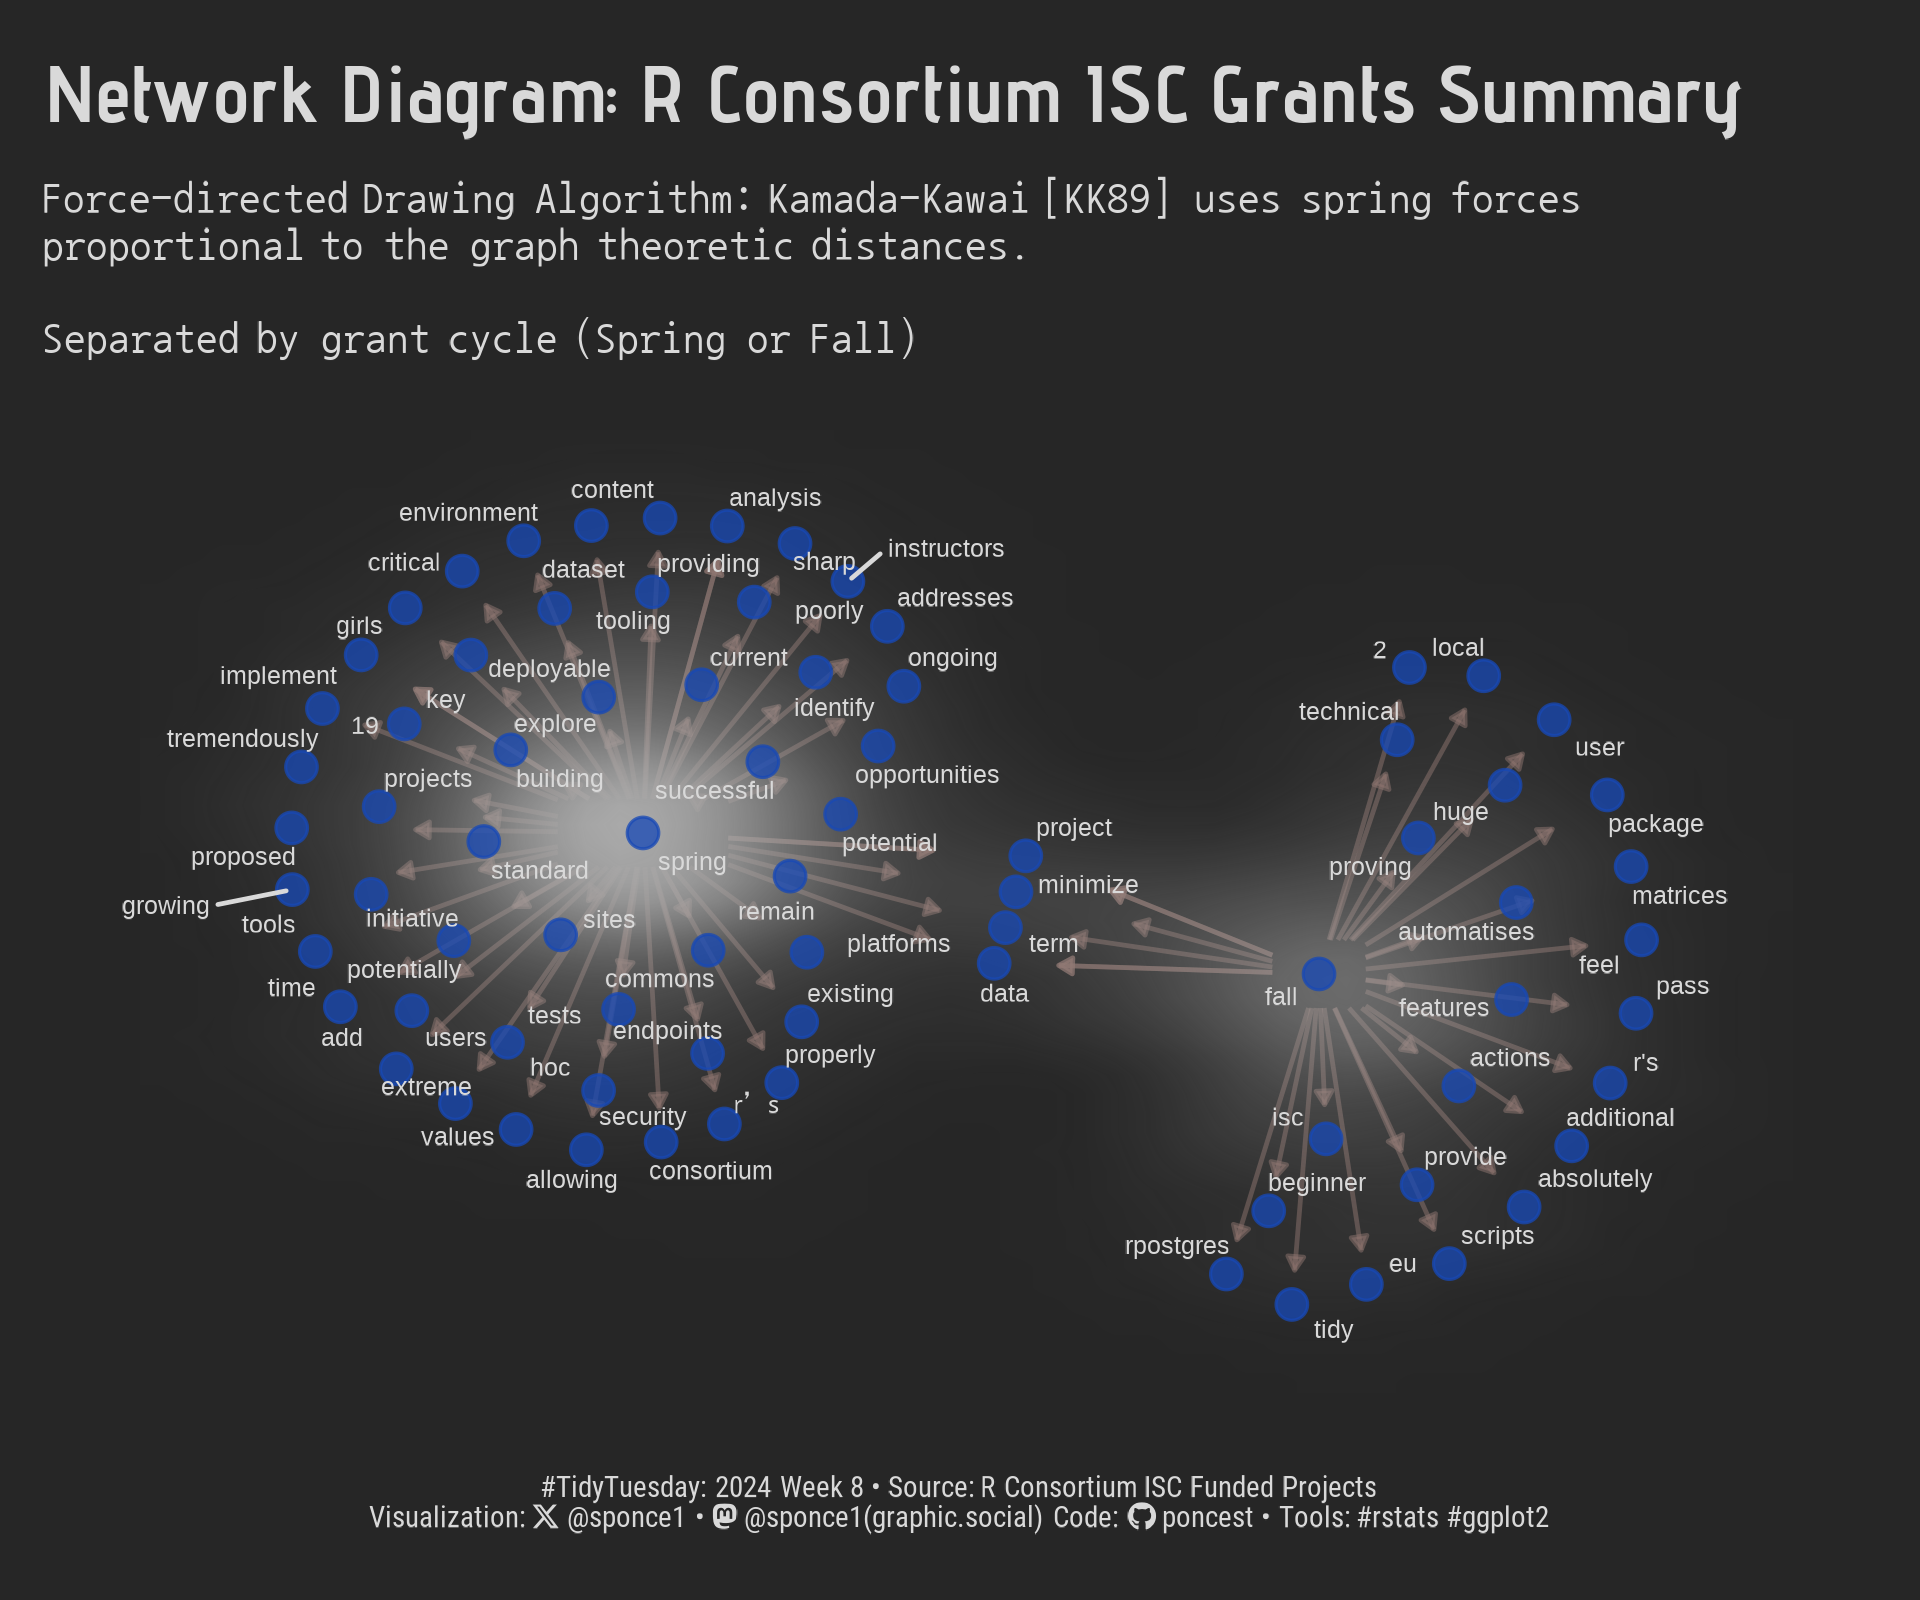

The R source for this figure:

## Challenge: #TidyTuesday 2024 week 08
## Data:      R Consortium ISC Grants
## Author:    Steven Ponce
## Date:      2024-02-19


## 1. LOAD PACKAGES & SETUP ----  
pacman::p_load(tidyverse, ggtext, showtext, janitor, skimr, scales, lubridate)
pacman::p_load(tidytext, tidygraph, ggraph)                                        


### |- figure size ---- 
camcorder::gg_record( 
    dir    = here::here("temp_plots"), 
    device = "png",
    width  = 6,
    height = 5,
    units  = "in",
    dpi    = 320) 

### |- resolution ---- 
showtext_opts(dpi = 320, regular.wt = 300, bold.wt = 800)


## 2. READ IN THE DATA ----
tt <- tidytuesdayR::tt_load(x = base::as.double("2024"), 
                            week = base::as.double("08")) 

isc_grants <- tt$isc_grants |> clean_names() |> glimpse()

tidytuesdayR::readme(tt) 
rm(tt)  


## 3. EXAMINING THE DATA ----
skim(isc_grants)


## 4. TIDYDATA ----

### |- Tidy ----
isc_grants <- isc_grants |> 
    mutate(cycle = case_when(
        group == 1 ~ "spring",
        group == 2 ~ "fall"
    ))

# bigrams   
summary_bigrams <- isc_grants |> 
    # tokkenization
    unnest_tokens(bigram, 
                  summary, 
                  token    = "ngrams", 
                  n        = 2, 
                  to_lower = TRUE) 

summary_bigrams |> 
    count(bigram, sort = TRUE)

# bigrams separated
bigrams_separated <- summary_bigrams |> 
    # separate
    separate_wider_delim(cols = bigram, names = c("word1", "word2"), delim = " ") 

# bigrams filtered (remove stop words)
bigrams_filtered <- bigrams_separated |> 
    # remove stop words
    filter(!word1 %in% stop_words$word) |> 
    filter(!word2 %in% stop_words$word) 

bigrams_filtered |>  
    count(word1, word2, sort = T)  

# additional stop_words
my_stopwords <- tibble(word = c("a", "to", "and", "the", "with", "of",
                                "at", "as", "has", "it", "for", "is",
                                "this"))

# bigrams - remove additional stop words
bigrams_filtered <- bigrams_filtered  |>
    filter(!word1 %in% my_stopwords$word) |>
    filter(!word2 %in% my_stopwords$word)

bigrams_filtered |>
    count(word1, word2, sort = T) 

# sentiment lexicon AFINN from Finn Årup Nielsen
afinn <- get_sentiments("afinn")

# afin bigrams separated
afin_bigrams_separated <- bigrams_filtered |>
    inner_join(afinn, by = c(word2 = "word")) |> 
    count(cycle, word1, word2, value,  sort = TRUE) |> 
    mutate(contribution = n * value) |> 
    arrange(desc(abs(contribution))) 


# afin_bigrams_separated <- bigrams_filtered |> 
#     inner_join(afinn, by = c(word2 = "word")) |> 
#     count(cycle, word1, word2, value, sort = TRUE) |> 
#     # count(word1, word2, value, sort = TRUE) |> 
#     # mutate(contribution = n * value) |> 
#     arrange(desc(abs(contribution))) |> 
#     group_by(word1) |> 
#     arrange(word1, desc(contribution)) |>
#     ungroup()


# 5. VISUALIZATION ---- 

### |- plot aesthetics ---- 
bkg_col      <- "grey15"      
title_col    <- "gray85"          
subtitle_col <- "gray85"  
caption_col  <- "gray85"    
text_col     <- "gray85"      
link         <- "#8C7069"
node         <- "#1748b6"


### |-  titles and caption ----
tt <- str_glue("#TidyTuesday: { 2024 } Week { 08 } &bull; Source: R Consortium ISC Funded Projects<br>")  
X  <- str_glue("<span style='font-family:fa6-brands'>&#xe61b;</span>")   
gh <- str_glue("<span style='font-family:fa6-brands'>&#xf09b;</span>")
mn <- str_glue("<span style='font-family:fa6-brands'>&#xf4f6;</span>")

title_text    <- str_glue("Network Diagram: R Consortium ISC Grants Summary") 

subtitle_text <- str_glue("Force-directed Drawing Algorithm: Kamada-Kawai [KK89] uses spring forces<br>",
                          "proportional to the graph theoretic distances.<br><br>",
                          "Separated by grant cycle (Spring or Fall)") 

caption_text  <- str_glue("{tt} Visualization: {X} @sponce1 &bull; {mn} @sponce1(graphic.social) Code: {gh} poncest &bull; Tools: #rstats #ggplot2")


### |-  fonts ----
font_add('fa6-brands', 'fonts/6.4.2/Font Awesome 6 Brands-Regular-400.otf') 
font_add_google("Advent Pro", regular.wt = 600, family = "title")                            
font_add_google("Nanum Gothic Coding", family = "subtitle")   
font_add_google("Barlow Condensed", family = "text")  
font_add_google("Roboto Condensed", family = "caption")
showtext_auto(enable = TRUE)  

### |-  plot theme ----
theme_set(theme_minimal(base_size = 12, base_family = "text"))                

theme_update(
    plot.title.position   = "plot",
    plot.caption.position = "plot",
    legend.position       = 'plot',

    axis.title            = element_blank(),
    axis.text             = element_text(size = rel(1), color = text_col, family   = 'text'),
    
    panel.grid            = element_blank(),
    plot.margin           = margin(t = 10, r = 10, b = 10, l = 10),
    
    plot.background       = element_rect(fill = bkg_col, color = bkg_col),
    panel.background      = element_rect(fill = bkg_col, color = bkg_col),
)

### |-  final plot ---- 
set.seed(4321)

# bigram_graph
bigram_graph <- igraph::graph_from_data_frame(afin_bigrams_separated) 

# arrow
arrow <- grid::arrow(type = "closed", length = unit(0.05, "inches"))

# graph
ggraph::ggraph(graph = bigram_graph, layout = 'kk') + 
    
    # Geoms
    geom_edge_link(aes(start_cap = label_rect(node1.name), end_cap = label_rect(node2.name)),
                   arrow = arrow, alpha = 0.5, color = link) +

    geom_edge_density(aes(fill = n), n = 50) +
    
    geom_node_point(color = node, size = 3, alpha = .75) +

    geom_node_text(aes(label = name), repel = TRUE, check_overlap = TRUE, 
                   size = 2, color = text_col) +
    
    # Scales
    scale_edge_width(range = c(0.5, 1.5)) +
    
    # Labs
    labs(title    = title_text,
         subtitle = subtitle_text,
         caption  = caption_text) +
    
    # Theme
    theme(
        
        plot.title         = element_text(
            size           = rel(1.5), 
            family         = 'title',
            face           = 'bold',
            color          = title_col,
            margin         = margin(t = 5, b = 5)), 
        
        plot.subtitle      = element_markdown(
            size           = rel(.8), 
            family         = 'subtitle',
            color          = title_col,
            lineheight     = 1.1, 
            margin         = margin(t = 5, b = 5)),  
        
        plot.caption       = element_markdown(
            size           = rel(.55), 
            family         = 'caption',
            color          = caption_col,
            lineheight     = 0.65,
            hjust          = 0.5,
            halign         = 0.5,
            margin         = margin(t = 5, b = 5)),
    )



# 6. SESSION INFO ----  
sessioninfo::session_info(include_base = TRUE) 

# ─ Session info ──────────────────────────────────────────────────────────
# setting  value
# version  R version 4.3.2 (2023-10-31 ucrt)
# os       Windows 10 x64 (build 19045)
# system   x86_64, mingw32
# ui       RStudio
# language (EN)
# collate  English_United States.utf8
# ctype    English_United States.utf8
# tz       America/New_York
# date     2024-02-20
# rstudio  2023.12.1+402 Ocean Storm (desktop)
# pandoc   NA
# 
# ─ Packages ──────────────────────────────────────────────────────────────
# ! package      * version date (UTC) lib source
# base         * 4.3.2   2023-10-31 [2] local
# base64enc      0.1-3   2015-07-28 [1] CRAN (R 4.3.0)
# camcorder      0.1.0   2022-10-03 [1] CRAN (R 4.3.0)
# P cellranger     1.1.0   2016-07-27 [?] CRAN (R 4.3.0)
# P cli            3.6.1   2023-03-23 [?] CRAN (R 4.3.0)
# colorspace     2.1-0   2023-01-23 [1] CRAN (R 4.3.0)
# P compiler       4.3.2   2023-10-31 [?] local
# P curl           5.0.0   2023-01-12 [?] CRAN (R 4.3.0)
# P datasets     * 4.3.2   2023-10-31 [?] local
# P digest         0.6.34  2024-01-11 [?] CRAN (R 4.3.2)
# P dplyr        * 1.1.4   2023-11-17 [?] RSPM (R 4.3.0)
# P fansi          1.0.4   2023-01-22 [?] CRAN (R 4.3.0)
# farver         2.1.1   2022-07-06 [1] CRAN (R 4.3.0)
# fastmap        1.1.1   2023-02-24 [1] CRAN (R 4.3.0)
# forcats      * 1.0.0   2023-01-29 [1] CRAN (R 4.3.0)
# P fs             1.6.2   2023-04-25 [?] CRAN (R 4.3.0)
# P generics       0.1.3   2022-07-05 [?] CRAN (R 4.3.0)
# P ggforce        0.4.1   2022-10-04 [?] CRAN (R 4.3.2)
# ggplot2      * 3.4.4   2023-10-12 [1] CRAN (R 4.3.2)
# P ggraph       * 2.1.0   2022-10-09 [?] CRAN (R 4.3.2)
# P ggrepel        0.9.5   2024-01-10 [?] CRAN (R 4.3.2)
# ggtext       * 0.1.2   2022-09-16 [1] CRAN (R 4.3.0)
# gifski         1.6.6-1 2022-04-05 [1] CRAN (R 4.3.0)
# P glue           1.6.2   2022-02-24 [?] CRAN (R 4.3.0)
# P graphics     * 4.3.2   2023-10-31 [?] local
# P graphlayouts   1.0.2   2023-11-03 [?] CRAN (R 4.3.2)
# P grDevices    * 4.3.2   2023-10-31 [?] local
# P grid           4.3.2   2023-10-31 [?] local
# gridExtra      2.3     2017-09-09 [1] CRAN (R 4.3.0)
# gridtext       0.1.5   2022-09-16 [1] CRAN (R 4.3.0)
# gtable         0.3.4   2023-08-21 [1] CRAN (R 4.3.2)
# P here           1.0.1   2020-12-13 [?] CRAN (R 4.3.0)
# P hms            1.1.3   2023-03-21 [?] CRAN (R 4.3.0)
# htmltools      0.5.5   2023-03-23 [1] CRAN (R 4.3.0)
# httr           1.4.6   2023-05-08 [1] CRAN (R 4.3.0)
# igraph         1.4.2   2023-04-07 [1] CRAN (R 4.3.0)
# janeaustenr    1.0.0   2022-08-26 [1] CRAN (R 4.3.0)
# janitor      * 2.2.0   2023-02-02 [1] CRAN (R 4.3.0)
# P jsonlite       1.8.8   2023-12-04 [?] RSPM (R 4.3.0)
# knitr          1.42    2023-01-25 [1] CRAN (R 4.3.0)
# P lattice        0.21-9  2023-10-01 [?] CRAN (R 4.3.2)
# P lifecycle      1.0.3   2022-10-07 [?] CRAN (R 4.3.0)
# P lubridate    * 1.9.2   2023-02-10 [?] CRAN (R 4.3.0)
# magick         2.7.4   2023-03-09 [1] CRAN (R 4.3.0)
# P magrittr       2.0.3   2022-03-30 [?] CRAN (R 4.3.0)
# P MASS           7.3-60  2023-05-04 [?] CRAN (R 4.3.2)
# P Matrix         1.6-1.1 2023-09-18 [?] CRAN (R 4.3.2)
# P methods      * 4.3.2   2023-10-31 [?] local
# munsell        0.5.0   2018-06-12 [1] CRAN (R 4.3.0)
# P pacman         0.5.1   2019-03-11 [?] CRAN (R 4.3.0)
# P pillar         1.9.0   2023-03-22 [?] CRAN (R 4.3.0)
# P pkgconfig      2.0.3   2019-09-22 [?] CRAN (R 4.3.0)
# P polyclip       1.10-6  2023-09-27 [?] CRAN (R 4.3.1)
# P purrr        * 1.0.2   2023-08-10 [?] CRAN (R 4.3.1)
# P R6             2.5.1   2021-08-19 [?] CRAN (R 4.3.0)
# Rcpp           1.0.10  2023-01-22 [1] CRAN (R 4.3.0)
# P readr        * 2.1.4   2023-02-10 [?] CRAN (R 4.3.0)
# P readxl         1.4.2   2023-02-09 [?] CRAN (R 4.3.0)
# renv           1.0.3   2023-09-19 [1] CRAN (R 4.3.2)
# repr           1.1.6   2023-01-26 [1] CRAN (R 4.3.0)
# P rlang          1.1.1   2023-04-28 [?] CRAN (R 4.3.0)
# P rprojroot      2.0.3   2022-04-02 [?] CRAN (R 4.3.0)
# P rstudioapi     0.14    2022-08-22 [?] CRAN (R 4.3.0)
# rsvg           2.4.0   2022-11-21 [1] CRAN (R 4.3.0)
# P rvest          1.0.3   2022-08-19 [?] CRAN (R 4.3.0)
# scales       * 1.3.0   2023-11-28 [1] CRAN (R 4.3.2)
# P sessioninfo    1.2.2   2021-12-06 [?] CRAN (R 4.3.0)
# showtext     * 0.9-6   2023-05-03 [1] CRAN (R 4.3.0)
# showtextdb   * 3.0     2020-06-04 [1] CRAN (R 4.3.0)
# skimr        * 2.1.5   2022-12-23 [1] CRAN (R 4.3.0)
# snakecase      0.11.0  2019-05-25 [1] CRAN (R 4.3.0)
# SnowballC      0.7.1   2023-04-25 [1] CRAN (R 4.3.0)
# P stats        * 4.3.2   2023-10-31 [?] local
# P stringi        1.7.12  2023-01-11 [?] CRAN (R 4.3.0)
# P stringr      * 1.5.0   2022-12-02 [?] CRAN (R 4.3.0)
# svglite        2.1.1   2023-01-10 [1] CRAN (R 4.3.0)
# sysfonts     * 0.8.8   2022-03-13 [1] CRAN (R 4.3.0)
# systemfonts    1.0.4   2022-02-11 [1] CRAN (R 4.3.0)
# P tibble       * 3.2.1   2023-03-20 [?] CRAN (R 4.3.0)
# P tidygraph    * 1.2.3   2023-02-01 [?] CRAN (R 4.3.2)
# tidyr        * 1.3.0   2023-01-24 [1] CRAN (R 4.3.0)
# P tidyselect     1.2.0   2022-10-10 [?] CRAN (R 4.3.0)
# tidytext     * 0.4.1   2023-01-07 [1] CRAN (R 4.3.0)
# P tidytuesdayR   1.0.2   2022-02-01 [?] CRAN (R 4.3.0)
# tidyverse    * 2.0.0   2023-02-22 [1] CRAN (R 4.3.0)
# P timechange     0.2.0   2023-01-11 [?] CRAN (R 4.3.0)
# tokenizers     0.3.0   2022-12-22 [1] CRAN (R 4.3.0)
# P tools          4.3.2   2023-10-31 [?] local
# P tweenr         2.0.2   2022-09-06 [?] CRAN (R 4.3.2)
# tzdb           0.4.0   2023-05-12 [1] CRAN (R 4.3.0)
# P usethis        2.1.6   2022-05-25 [?] CRAN (R 4.3.0)
# P utf8           1.2.3   2023-01-31 [?] CRAN (R 4.3.0)
# P utils        * 4.3.2   2023-10-31 [?] local
# P vctrs          0.6.5   2023-12-01 [?] CRAN (R 4.3.2)
# P viridis        0.6.4   2023-07-22 [?] CRAN (R 4.3.2)
# viridisLite    0.4.2   2023-05-02 [1] CRAN (R 4.3.0)
# withr          2.5.2   2023-10-30 [1] CRAN (R 4.3.2)
# xfun           0.39    2023-04-20 [1] CRAN (R 4.3.0)
# P xml2           1.3.4   2023-04-27 [?] CRAN (R 4.3.0)
# 
# [1] C:/Users/poncest/OneDrive - Bristol Myers Squibb/RStudio/_CHALLENGES/tidytuesday/renv/library/R-4.3/x86_64-w64-mingw32
# [2] C:/Users/poncest/AppData/Local/R/cache/R/renv/sandbox/R-4.3/x86_64-w64-mingw32/d6d4a2bb
# 
# P ── Loaded and on-disk path mismatch.
# 
# ─────────────────────────────────────────────────────────────────────────
# > 
